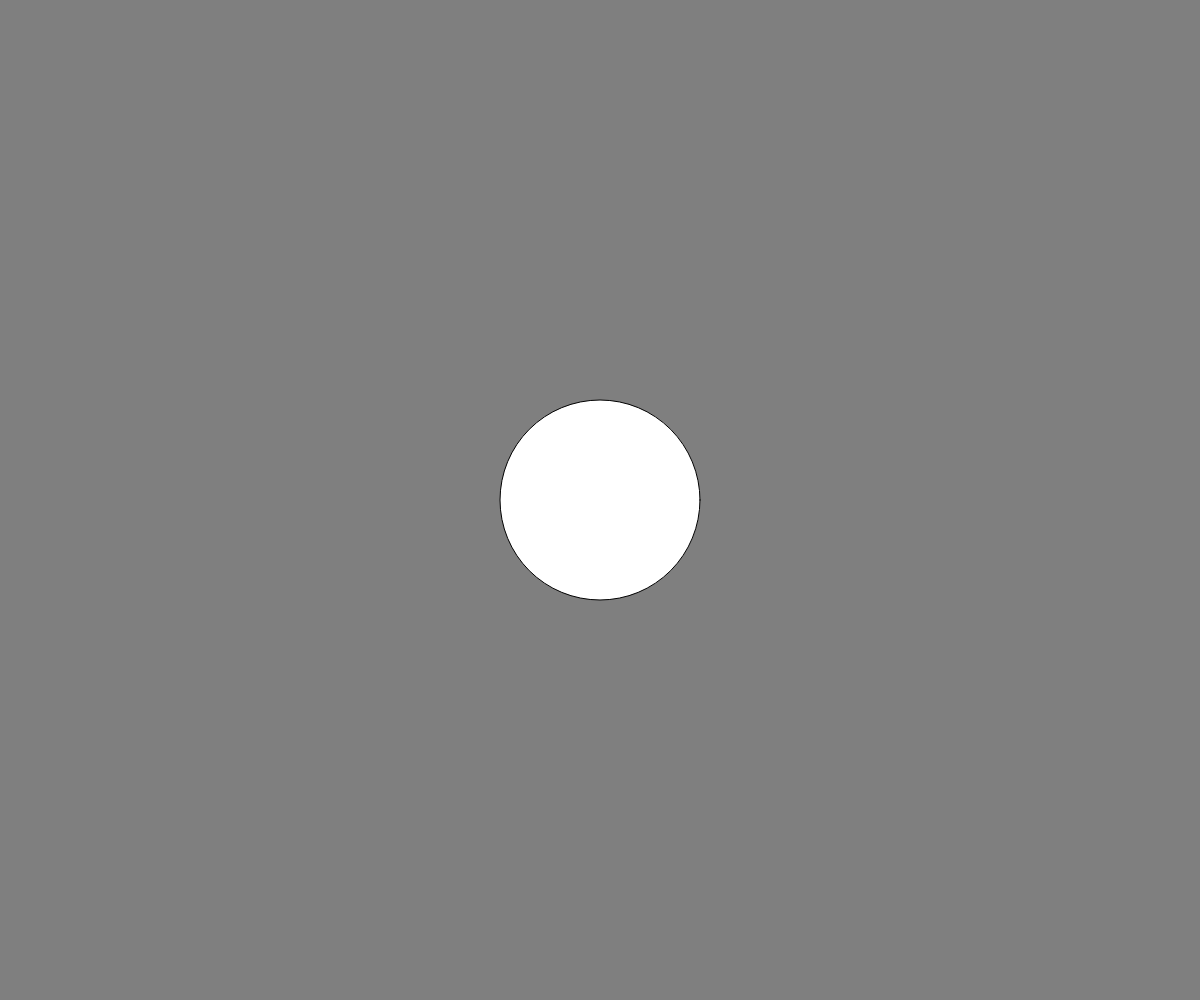
Frame 1 (no input)
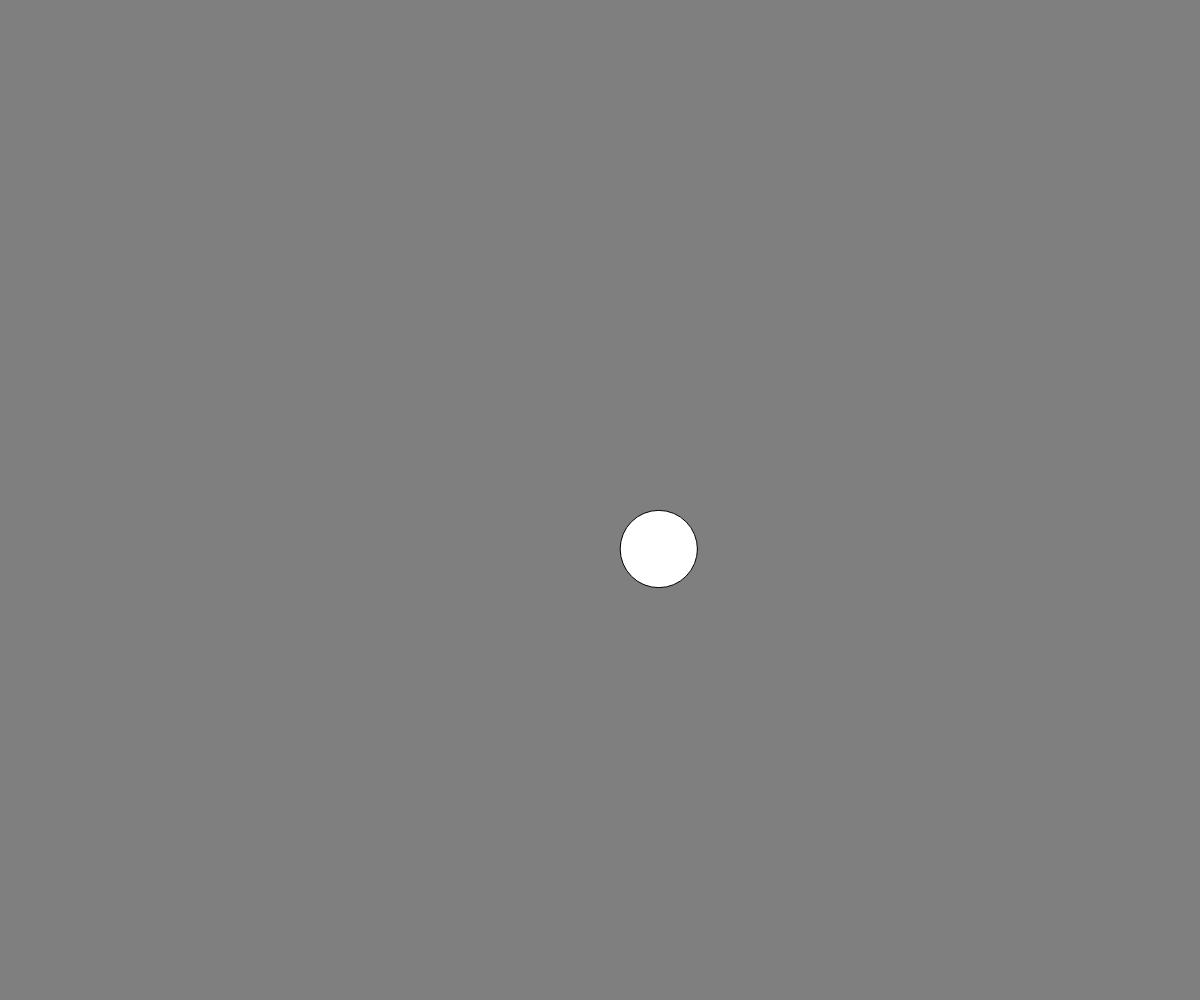
Frame 60 (no input)
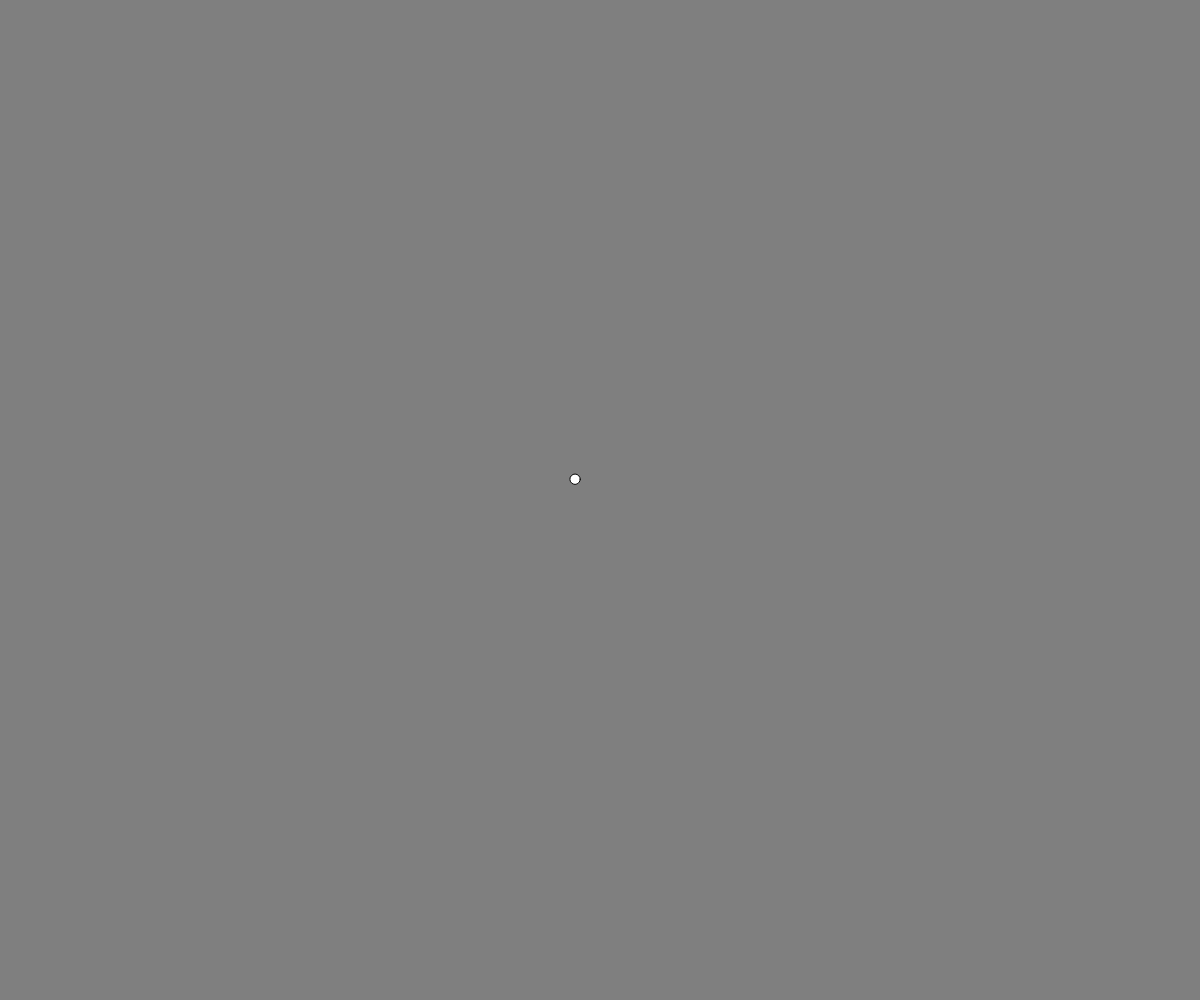
Frame 120 (the mouse pressed at the canvas centre since frame 60)

The p5.js sketch that drew these frames (run headless with seeded random() and noise() and a simulated clock; from frame 60 on, the mouse is pressed at the canvas centre):

// p5.js sketch
// ── sketch.js
"use strict";

var maxCircleSize = 200;
var phase = 0,
    speed = 0.03;

function setup() {
  createCanvas(windowWidth, windowHeight);
}

function draw() {
  background(127);
  var x = width / 2 + sin(phase) * 60;
  var y = height / 2 + sin(phase) * 50;
  phase = frameCount * speed;
  var sizeOffset = (cos(phase) + 1) * 0.5;
  var circleSize = sizeOffset * maxCircleSize;

  ellipse(x, y, circleSize, circleSize);
}
